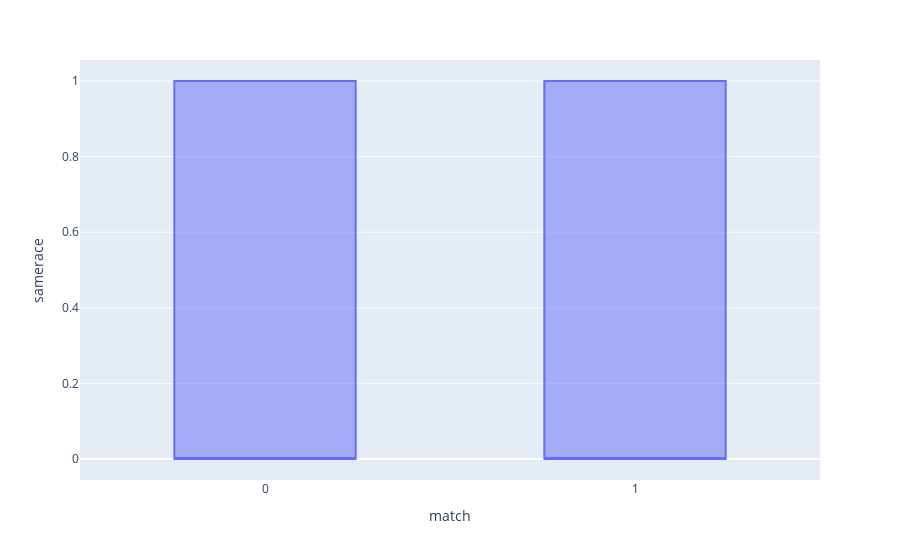

The cell this chart's notebook holds for it:
### Code cell
fig = px.box(df, x="")
fig.show()

### Figure 1 — Plotly figure (JSON) as saved in the notebook; plotly's stock layout.template omitted (floating-point values rounded to 4 significant figures; data arrays with more than 128 entries replaced by an {"elided": "..."} marker saying what was removed)
{"data": [{"alignmentgroup": "True", "hovertemplate": "match=%{x}<br>samerace=%{y}<extra></extra>", "legendgroup": "", "marker": {"color": "#636efa"}, "name": "", "notched": false, "offsetgroup": "", "orientation": "v", "showlegend": false, "type": "box", "x": {"elided": "8378 int values"}, "x0": " ", "xaxis": "x", "y": {"elided": "8378 int values"}, "y0": " ", "yaxis": "y"}], "layout": {"boxmode": "group", "legend": {"tracegroupgap": 0}, "margin": {"t": 60}, "xaxis": {"anchor": "y", "domain": [0, 1], "title": {"text": "match"}}, "yaxis": {"anchor": "x", "domain": [0, 1], "title": {"text": "samerace"}}}}
